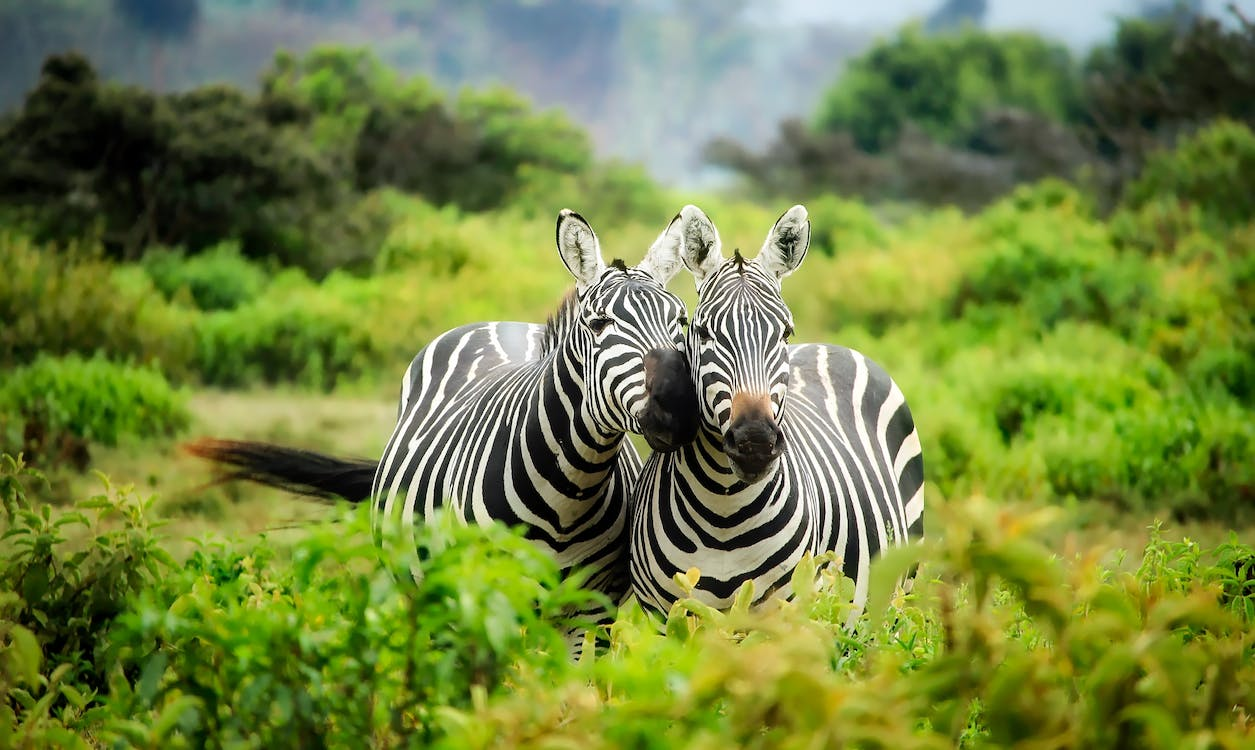
#> input picture Image to Pencil Sketch with Python/Zebra.jpg, 1255 x 750 px
$ jupyter execute Image_to_Pencil_Sketch_with_Python.ipynb   (shell and % lines are left out)
#> lines starting #> are read from the running program, lines starting #| are printed output that depends on the picture
### BEGINNER LEVEL TASK

# Image to Pencil Sketch with Python

[cell 1]
import cv2
import matplotlib.pyplot as plt
from PIL import Image
from IPython.display import display,clear_output

[cell 2]
image=cv2.imread('Zebra.jpg')
#> image is the input picture: shape (750, 1255, 3); mean B, G, R 63.7, 130.9, 113.9

[cell 3]
display(Image.fromarray(image))

[cell 4]
image_rgb = cv2.cvtColor(image, cv2.COLOR_BGR2RGB)

[cell 5]
gray_image = cv2.cvtColor(image, cv2.COLOR_BGR2GRAY)
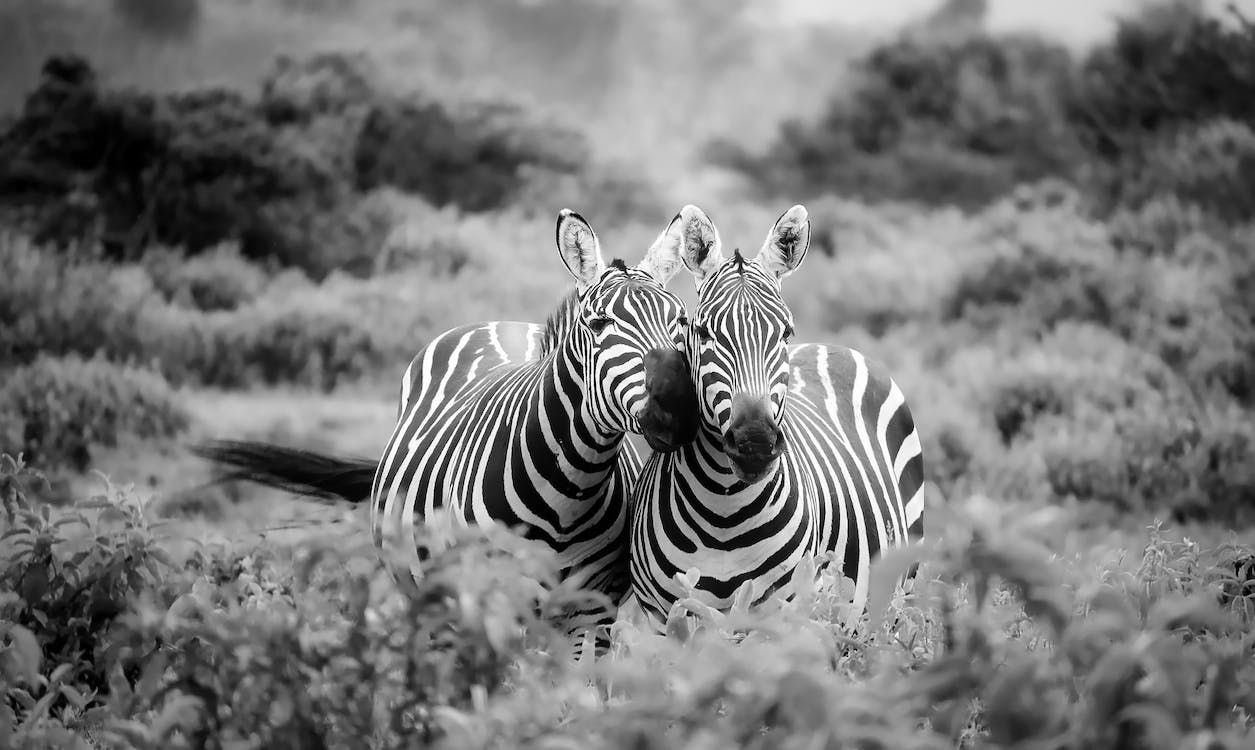
#> gray_image: shape (750, 1255); min 0, max 255, mean 118.1
display(Image.fromarray(gray_image))

[cell 6]
inverted_image = 255 - gray_image
display(Image.fromarray(inverted_image))

[cell 7]
blurred = cv2.GaussianBlur(inverted_image, (21, 21), 0)
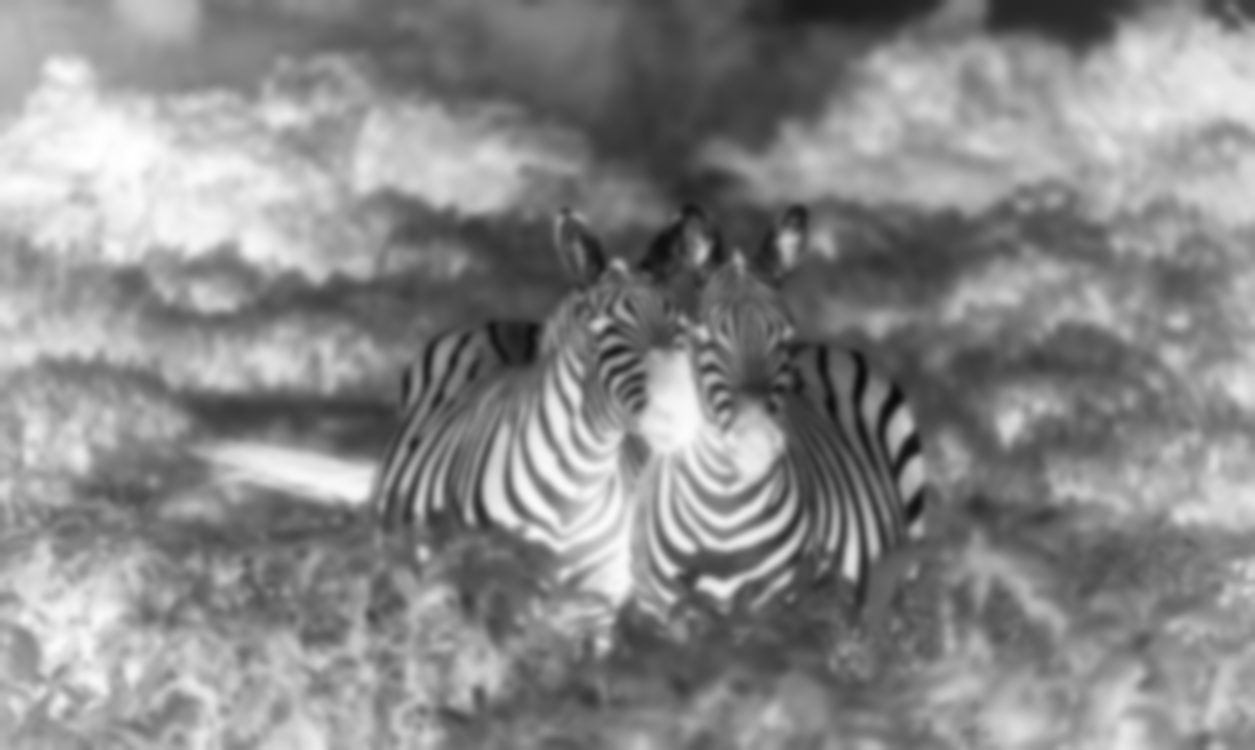
#> blurred: shape (750, 1255); min 9, max 255, mean 136.9

[cell 8]
invert_blurred = 255 - blurred
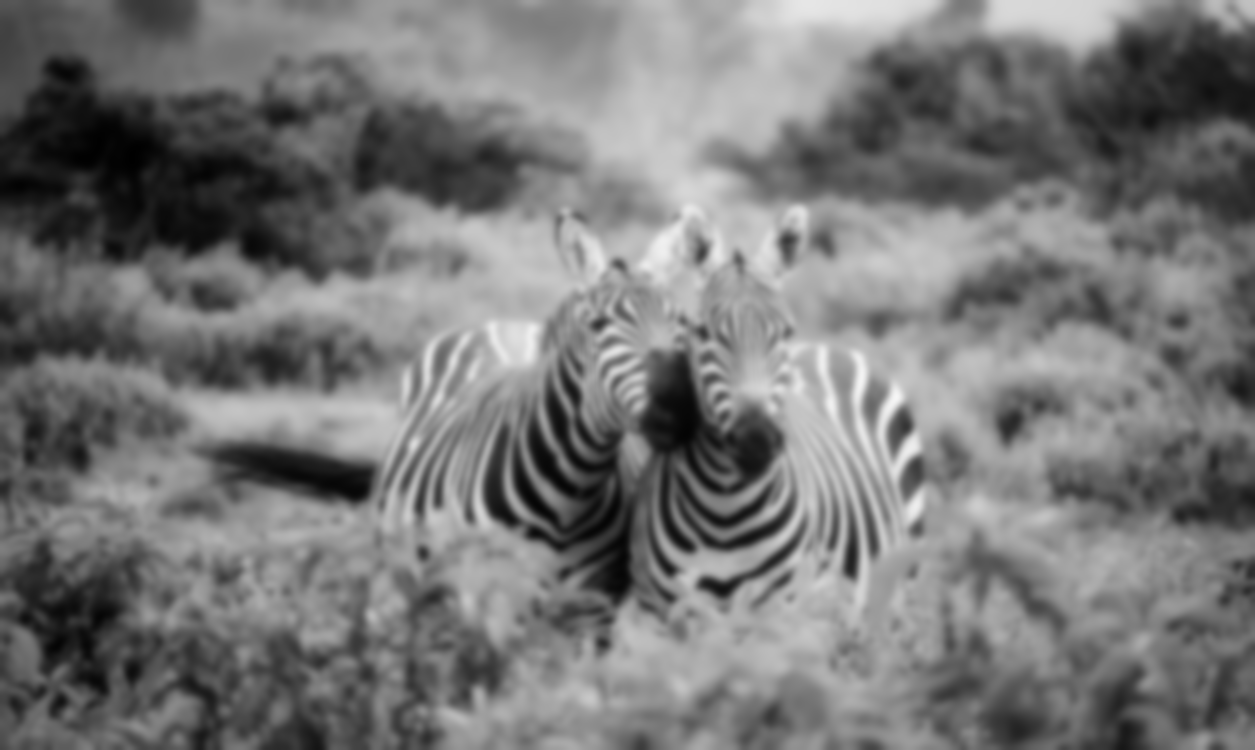
#> invert_blurred: shape (750, 1255); min 0, max 246, mean 118.1
pencil_sketch = cv2.divide(gray_image, invert_blurred, scale=256.0)
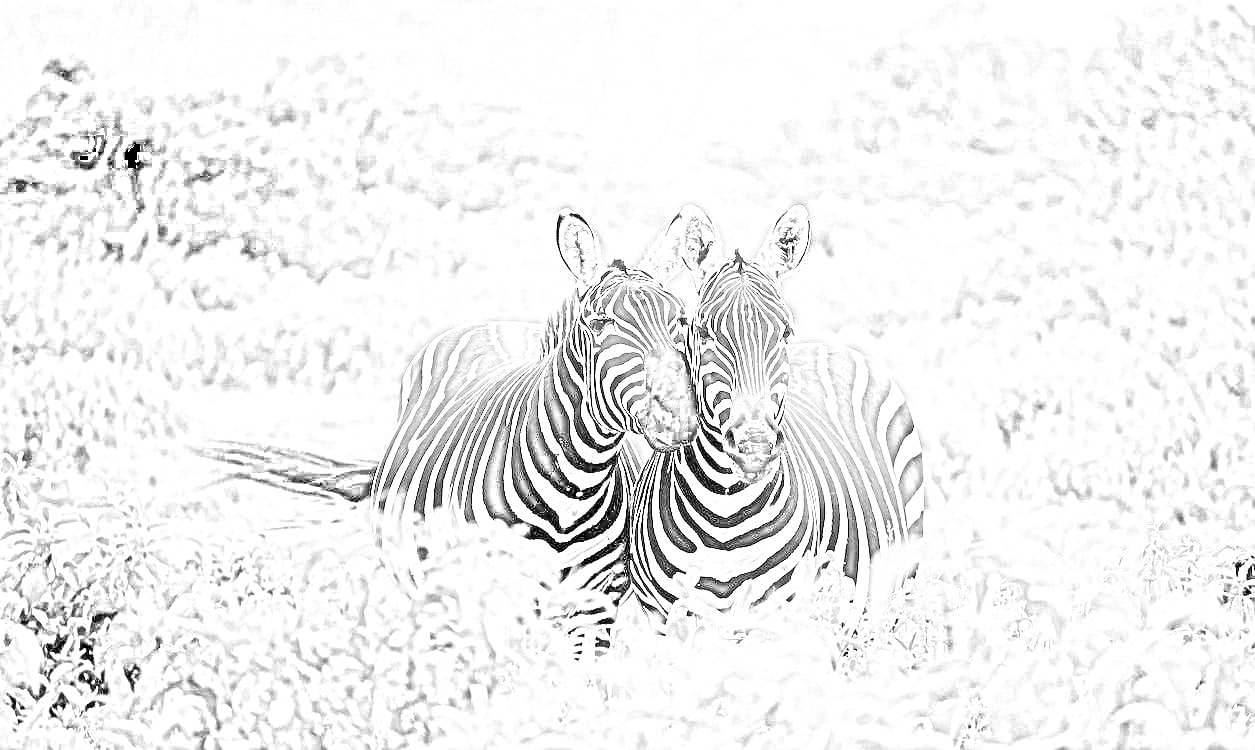
#> pencil_sketch: shape (750, 1255); min 0, max 255, mean 240.4
display(Image.fromarray(pencil_sketch))

[cell 9]
plt.figure(figsize=(18, 6))
#> (this line was passed over: IPython is not available in this run)

[cell 10]
# Display the color image on the left subplot
plt.subplot(1, 3, 1)
#> (this line was passed over: IPython is not available in this run)
plt.imshow(image_rgb)
#> (this line was passed over: IPython is not available in this run)
plt.title('Color Image')
#> (this line was passed over: IPython is not available in this run)
plt.axis('off')
#> (this line was passed over: IPython is not available in this run)

# Display the grayscale image in the middle subplot
plt.subplot(1, 3, 2)
#> (this line was passed over: IPython is not available in this run)
plt.imshow(gray_image, cmap='gray')
#> (this line was passed over: IPython is not available in this run)
